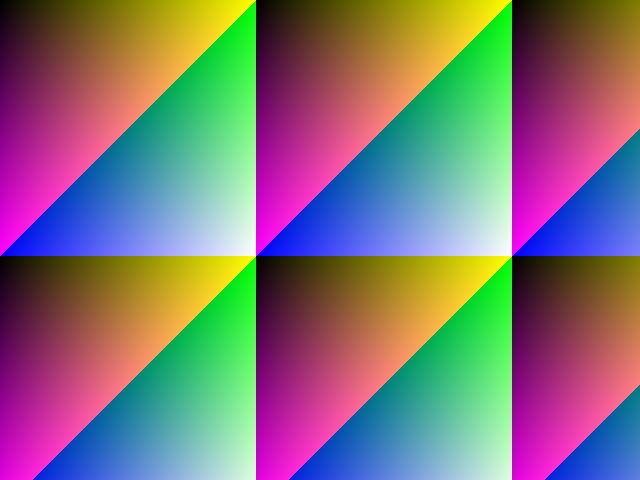
#> input picture datasets/sample_image.jpg, 640 x 480 px
$ jupyter execute 02_Image_Processing.ipynb
#> lines starting #> are read from the running program, lines starting #| are printed output that depends on the picture
# Multimedia Processing Course - Part 2: Image Processing

In this notebook, we dive deeper into processing images. We will go from basic pixel manipulation to extracting features like edges.

**Content:**
1.  **Level 1 (Basic)**: Reading, Writing, and Color Spaces.
2.  **Level 2 (Intermediate)**: Geometric Transformations and Histograms.
3.  **Level 3 (Advanced)**: Filtering and Edge Detection.

[cell 1]
import cv2
import numpy as np
import matplotlib.pyplot as plt

# Setup for displaying images properly in notebook
def show_image(img, title="Image", cmap_type=None):
    plt.imshow(img, cmap=cmap_type)
    plt.title(title)
    plt.axis('off')
    plt.show()

# Load our sample image
image = cv2.imread('datasets/sample_image.jpg')
#> image is the input picture: shape (480, 640, 3); mean B, G, R 120.1, 114.7, 128.1
image_rgb = cv2.cvtColor(image, cv2.COLOR_BGR2RGB)
show_image(image_rgb, "Original Image")

### Explanation
We defined a helper function `show_image` to avoid repeating plot code. We loaded the image and converted it to RGB for display.

## Level 1: Color Spaces
Images can be represented in different color spaces. The most common are RGB, Grayscale, and HSV (Hue, Saturation, Value).

[cell 2]
# Convert to Grayscale
gray_image = cv2.cvtColor(image, cv2.COLOR_BGR2GRAY)
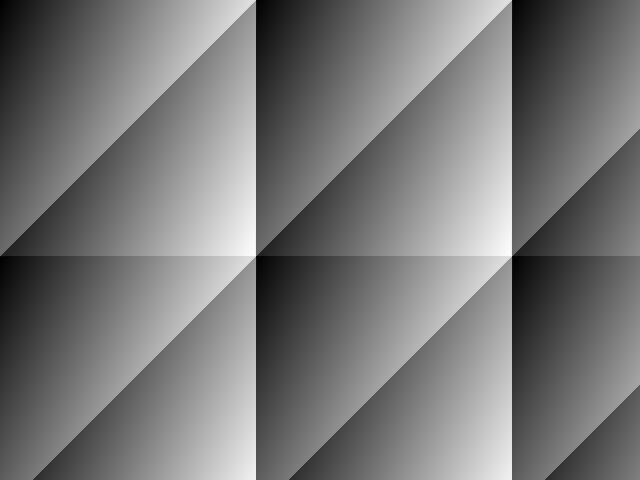
#> gray_image: shape (480, 640); min 0, max 254, mean 119.3
show_image(gray_image, "Grayscale Image", 'gray')

### Explanation
`cv2.cvtColor` with `cv2.COLOR_BGR2GRAY` converts the color image to grayscale. It's a 2D array now instead of 3D.

[cell 3]
# Convert to HSV
hsv_image = cv2.cvtColor(image, cv2.COLOR_BGR2HSV)
#> hsv_image: shape (480, 640, 3); mean H, S, V 92.5, 178.5, 182.8
# HSV is hard to visualize directly with RGB viewers, but let's see it
show_image(hsv_image, "HSV Image")

### Explanation
HSV separates color information (Hue) from intensity (Value). This is very useful for color-based object tracking.

## Level 2: Geometric Transformations
We can resize, rotate, and crop images.

[cell 4]
# Resizing
height, width = image.shape[:2]
#> height = 480; width = 640
new_dim = (int(width / 2), int(height / 2)) # Half size
#> new_dim = (320, 240)

resized_image = cv2.resize(image_rgb, new_dim)
show_image(resized_image, f"Resized to {new_dim}")

### Explanation
`cv2.resize()` takes the image and the new dimensions (width, height).

[cell 5]
# Rotation
center = (width // 2, height // 2)
#> center = (320, 240)
angle = 45
scale = 1.0

# Get rotation matrix
M = cv2.getRotationMatrix2D(center, angle, scale)

# Apply rotation
rotated_image = cv2.warpAffine(image_rgb, M, (width, height))
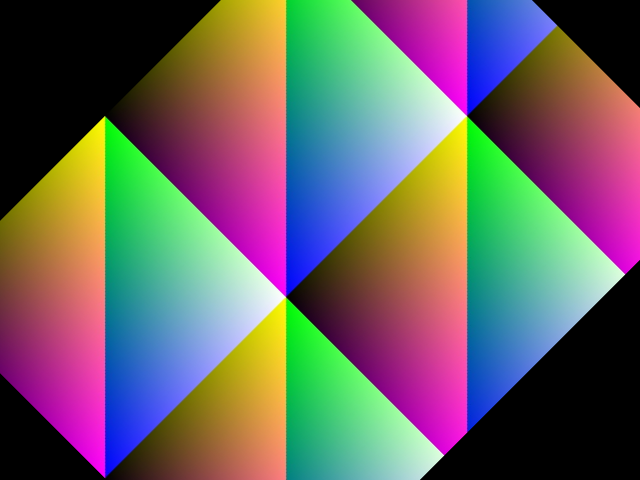
#> rotated_image: shape (480, 640, 3); mean R, G, B 105, 98.7, 98.2
show_image(rotated_image, "Rotated Image")

### Explanation
Rotation requires a matrix. `cv2.getRotationMatrix2D` creates it. `cv2.warpAffine` applies the transformation.

## Level 3: Filtering and Edges
Filtering helps remove noise. Edge detection finds boundaries.

[cell 6]
# Gaussian Blur (Smoothing)
blurred_image = cv2.GaussianBlur(image_rgb, (15, 15), 0)
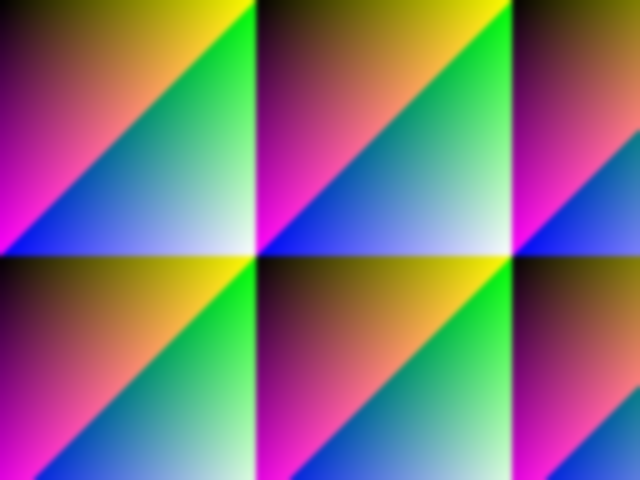
#> blurred_image: shape (480, 640, 3); mean R, G, B 128.1, 114.7, 120
show_image(blurred_image, "Blurred Image")

### Explanation
`cv2.GaussianBlur` smoothes the image using a Gaussian kernel. `(15, 15)` is the kernel size (must be odd).

[cell 7]
# Canny Edge Detection
# We use the grayscale image for edge detection
edges = cv2.Canny(gray_image, 100, 200)
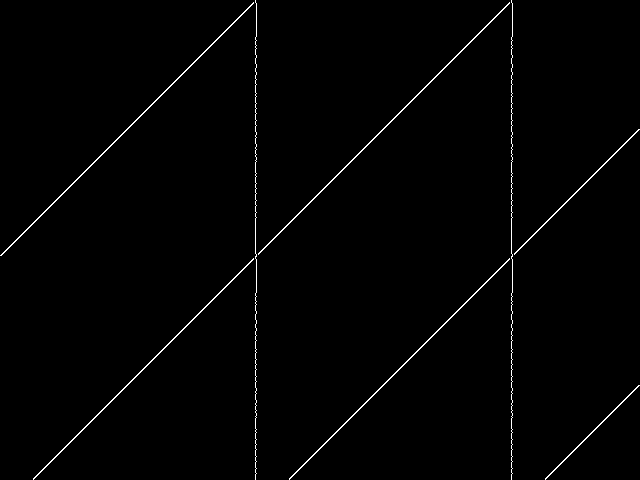
#> edges: shape (480, 640); 1.1% white in thin lines or dots
show_image(edges, "Canny Edges", 'gray')
